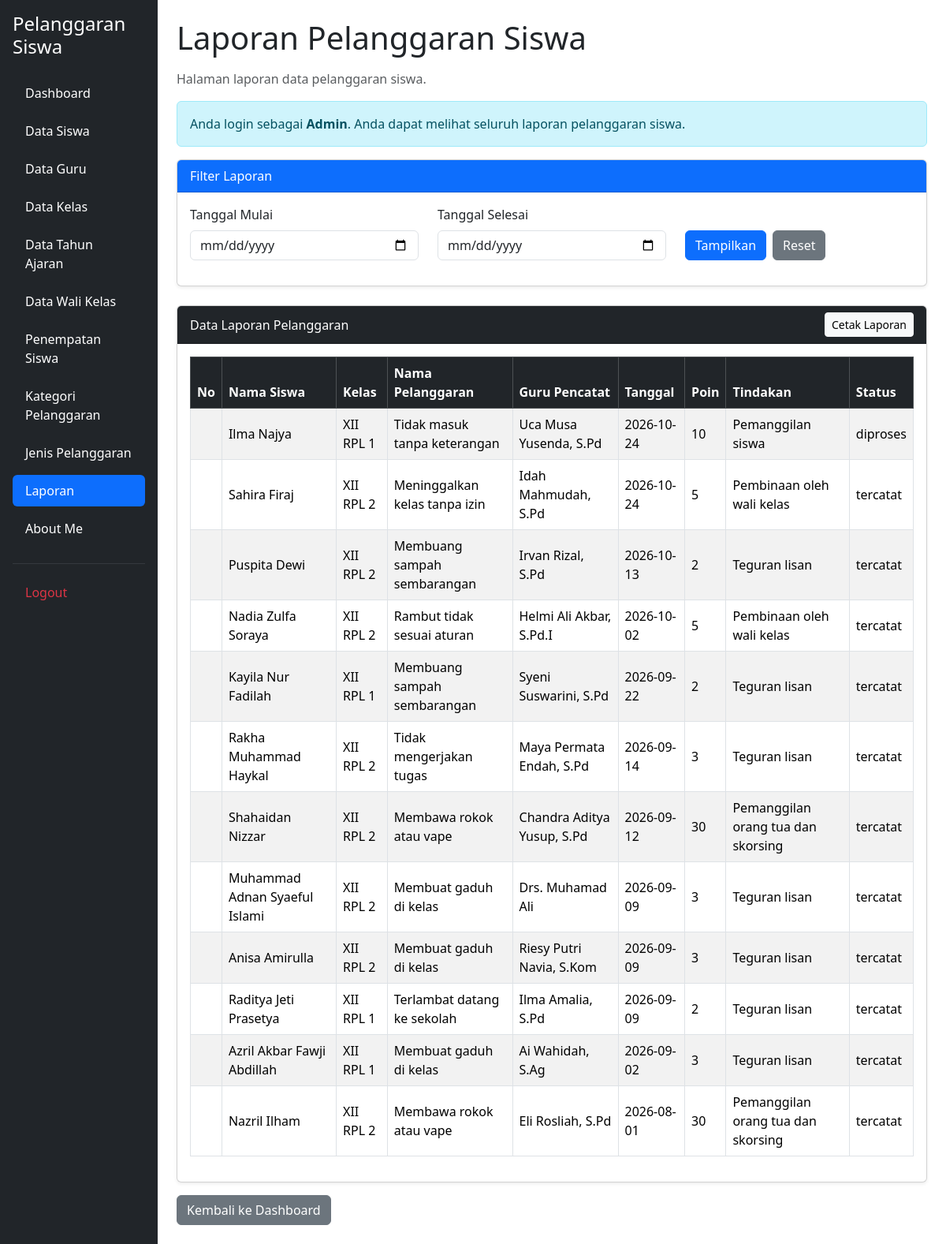
Page /laporan.php (signed in) on the committed database.
### tables this page shows
CREATE TABLE `t_pelanggaran_siswa` (
  `id` int(11) NOT NULL,
  `tahun_ajaran_id` int(11) DEFAULT NULL,
  `siswa_id` int(11) DEFAULT NULL,
  `nama_siswa` varchar(150) NOT NULL,
  `kelas_id` int(11) DEFAULT NULL,
  `nama_kelas` varchar(100) NOT NULL,
  `pelanggaran_id` int(11) DEFAULT NULL,
  `nama_pelanggaran` varchar(150) NOT NULL,
  `pelanggaran_kategori_id` int(11) DEFAULT NULL,
  `guru_id` int(11) DEFAULT NULL,
  `nama_guru` varchar(150) NOT NULL,
  `tanggal` date DEFAULT NULL,
  `keterangan` text NOT NULL,
  `poin` int(11) NOT NULL,
  `tindakan` text NOT NULL,
  `status` varchar(30) NOT NULL,
  `created_at` timestamp NOT NULL DEFAULT current_timestamp(),
  `updated_at` timestamp NOT NULL DEFAULT current_timestamp()
);

### laporan.php (the view, shortened to what this page needs)
<?php
include 'config/koneksi.php';
$role = $_SESSION['role'] ?? '';
$tanggal_mulai = $_GET['tanggal_mulai'] ?? '';
$tanggal_selesai = $_GET['tanggal_selesai'] ?? '';
$sql = "SELECT
            ps.id,
            ps.tahun_ajaran_id,
            ps.siswa_id,
            ps.nama_siswa,
            ps.kelas_id,
            ps.nama_kelas,
            ps.pelanggaran_id,
            ps.nama_pelanggaran,
            ps.pelanggaran_kategori_id,
            ps.guru_id,
            ps.nama_guru,
            ps.tanggal,
            ps.keterangan,
            ps.poin,
            ps.tindakan,
            ps.status
        FROM t_pelanggaran_siswa ps
        WHERE 1 = 1";
$sql .= " ORDER BY ps.tanggal DESC, ps.id DESC";
$stmt = mysqli_prepare($koneksi, $sql);
mysqli_stmt_execute($stmt);
$hasil = mysqli_stmt_get_result($stmt);
?>
<!DOCTYPE html>
<html lang="id">
<head>
    <link href="https://cdn.jsdelivr.net/npm/bootstrap@5.3.8/dist/css/bootstrap.min.css"
          rel="stylesheet">
    <link href="https://cdn.datatables.net/2.3.4/css/dataTables.bootstrap5.min.css"
          rel="stylesheet">
</head>
<body>
<div class="container-fluid">
    <div class="row">
        <?php include 'layout/sidebar.php'; ?>
        <main class="col-md-9 col-lg-10 p-4">
            <h1 class="mb-3">Laporan Pelanggaran Siswa</h1>
            <p class="text-muted">
                Halaman laporan data pelanggaran siswa.
            </p>
            <div class="alert alert-info no-print">
                <?php if ($role === 'admin') { ?>
                    Anda login sebagai <strong>Admin</strong>.
                    Anda dapat melihat seluruh laporan pelanggaran siswa.
                <?php } else { ?>
                    Anda login sebagai <strong>Guru Wali Kelas</strong>.
                    Anda hanya dapat melihat laporan dari kelas yang menjadi tanggung jawab Anda.
                <?php } ?>
            </div>
            <div class="card shadow-sm mb-4 no-print">
                <div class="card-header bg-primary text-white">
                    Filter Laporan
                </div>
                <div class="card-body">
                    <form method="GET" action="laporan.php">
                        <div class="row">
                            <div class="col-md-4 mb-3">
                                <label class="form-label">Tanggal Mulai</label>
                                <input type="date"
                                       name="tanggal_mulai"
                                       class="form-control"
                                       value="<?= htmlspecialchars($tanggal_mulai); ?>">
                            </div>
                            <div class="col-md-4 mb-3">
                                <label class="form-label">Tanggal Selesai</label>
                                <input type="date"
                                       name="tanggal_selesai"
                                       class="form-control"
                                       value="<?= htmlspecialchars($tanggal_selesai); ?>">
                            </div>
                            <div class="col-md-4 mb-3 d-flex align-items-end gap-2">
                                <button type="submit" class="btn btn-primary">
                                    Tampilkan
                                </button>
                                <a href="laporan.php" class="btn btn-secondary">
                                    Reset
                                </a>
                            </div>
                        </div>
                    </form>
                </div>
            </div>
            <div class="card shadow-sm">
                <div class="card-header bg-dark text-white d-flex justify-content-between align-items-center">
                    <span>Data Laporan Pelanggaran</span>
                    <button type="button"
                            onclick="window.print()"
                            class="btn btn-light btn-sm no-print">
                        Cetak Laporan
                    </button>
                </div>
                <div class="card-body">
                    <div class="table-responsive">
                        <table id="tabelLaporan"
                               class="table table-striped table-bordered table-hover align-middle w-100">
                            <thead class="table-dark">
                                <tr>
                                    <th>No</th>
                                    <th>Nama Siswa</th>
                                    <th>Kelas</th>
                                    <th>Nama Pelanggaran</th>
                                    <th>Guru Pencatat</th>
                                    <th>Tanggal</th>
                                    <th>Poin</th>
                                    <th>Tindakan</th>
                                    <th>Status</th>
                                </tr>
                            </thead>
                            <tbody>
                                <?php
                                if ($hasil && mysqli_num_rows($hasil) > 0) {
                                    while ($row = mysqli_fetch_assoc($hasil)) {
                                ?>
                                    <tr>
                                        <td></td>
                                        <td>
                                            <?= htmlspecialchars($row['nama_siswa'] ?? '-'); ?>
                                        </td>
                                        <td>
                                            <?= htmlspecialchars($row['nama_kelas'] ?? '-'); ?>
                                        </td>
                                        <td>
                                            <?= htmlspecialchars($row['nama_pelanggaran'] ?? '-'); ?>
                                        </td>
                                        <td>
                                            <?= htmlspecialchars($row['nama_guru'] ?? '-'); ?>
                                        </td>
                                        <td>
                                            <?= htmlspecialchars($row['tanggal'] ?? '-'); ?>
                                        </td>
                                        <td>
                                            <?= (int) $row['poin']; ?>
                                        </td>
                                        <td>
                                            <?= htmlspecialchars($row['tindakan'] ?? '-'); ?>
                                        </td>
                                        <td>
                                            <?= htmlspecialchars($row['status'] ?? '-'); ?>
                                        </td>
                                    </tr>
                                <?php
                                    }
                                }
                                ?>
                            </tbody>
                        </table>
                    </div>
                </div>
            </div>
            <div class="mt-3 no-print">
                <a href="dashboard.php" class="btn btn-secondary">
                    Kembali ke Dashboard
                </a>
            </div>
        </main>
    </div>
</div>
</body>
</html>

### rows in the picture
t_pelanggaran_siswa: nama_siswa "Ilma Najya", nama_kelas "XII RPL 1", nama_pelanggaran "Tidak masuk tanpa keterangan", nama_guru "Uca Musa Yusenda, S.Pd", tanggal "2026-10-24", poin "10", tindakan "Pemanggilan siswa", status "diproses"
t_pelanggaran_siswa: nama_siswa "Sahira Firaj", nama_kelas "XII RPL 2", nama_pelanggaran "Meninggalkan kelas tanpa izin", nama_guru "Idah Mahmudah, S.Pd", tanggal "2026-10-24", poin "5", tindakan "Pembinaan oleh wali kelas", status "tercatat"
t_pelanggaran_siswa: nama_siswa "Puspita Dewi", nama_kelas "XII RPL 2", nama_pelanggaran "Membuang sampah sembarangan", nama_guru "Irvan Rizal, S.Pd", tanggal "2026-10-13", poin "2", tindakan "Teguran lisan", status "tercatat"
t_pelanggaran_siswa: nama_siswa "Nadia Zulfa Soraya", nama_kelas "XII RPL 2", nama_pelanggaran "Rambut tidak sesuai aturan", nama_guru "Helmi Ali Akbar, S.Pd.I", tanggal "2026-10-02", poin "5", tindakan "Pembinaan oleh wali kelas", status "tercatat"
t_pelanggaran_siswa: nama_siswa "Kayila Nur Fadilah", nama_kelas "XII RPL 1", nama_pelanggaran "Membuang sampah sembarangan", nama_guru "Syeni Suswarini, S.Pd", tanggal "2026-09-22", poin "2", tindakan "Teguran lisan", status "tercatat"
t_pelanggaran_siswa: nama_siswa "Rakha Muhammad Haykal", nama_kelas "XII RPL 2", nama_pelanggaran "Tidak mengerjakan tugas", nama_guru "Maya Permata Endah, S.Pd", tanggal "2026-09-14", poin "3", tindakan "Teguran lisan", status "tercatat"
t_pelanggaran_siswa: nama_siswa "Shahaidan Nizzar", nama_kelas "XII RPL 2", nama_pelanggaran "Membawa rokok atau vape", nama_guru "Chandra Aditya Yusup, S.Pd", tanggal "2026-09-12", poin "30", tindakan "Pemanggilan orang tua dan skorsing", status "tercatat"
t_pelanggaran_siswa: nama_siswa "Muhammad Adnan Syaeful Islami", nama_kelas "XII RPL 2", nama_pelanggaran "Membuat gaduh di kelas", nama_guru "Drs. Muhamad Ali", tanggal "2026-09-09", poin "3", tindakan "Teguran lisan", status "tercatat"
t_pelanggaran_siswa: nama_siswa "Anisa Amirulla", nama_kelas "XII RPL 2", nama_pelanggaran "Membuat gaduh di kelas", nama_guru "Riesy Putri Navia, S.Kom", tanggal "2026-09-09", poin "3", tindakan "Teguran lisan", status "tercatat"
t_pelanggaran_siswa: nama_siswa "Raditya Jeti Prasetya", nama_kelas "XII RPL 1", nama_pelanggaran "Terlambat datang ke sekolah", nama_guru "Ilma Amalia, S.Pd", tanggal "2026-09-09", poin "2", tindakan "Teguran lisan", status "tercatat"
t_pelanggaran_siswa: nama_siswa "Azril Akbar Fawji Abdillah", nama_kelas "XII RPL 1", nama_pelanggaran "Membuat gaduh di kelas", nama_guru "Ai Wahidah, S.Ag", tanggal "2026-09-02", poin "3", tindakan "Teguran lisan", status "tercatat"
t_pelanggaran_siswa: nama_siswa "Nazril Ilham", nama_kelas "XII RPL 2", nama_pelanggaran "Membawa rokok atau vape", nama_guru "Eli Rosliah, S.Pd", tanggal "2026-08-01", poin "30", tindakan "Pemanggilan orang tua dan skorsing", status "tercatat"
